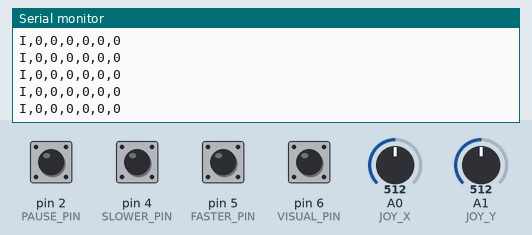
Recording of a sketch running on a simulated Arduino Uno, built with avr-gcc and run on an emulated ATmega328P. On the bench: the last lines printed to the serial monitor. The test bench sets the inputs (shaded band); at power-on: pin 2 (PAUSE_PIN), pin 4 (SLOWER_PIN), pin 5 (FASTER_PIN), pin 6 (VISUAL_PIN) HIGH, A0 (JOY_X) = 512, A1 (JOY_Y) = 512.

Above: at 1.2 s.
1.3 s: A0 (JOY_X) set to 716
At 1.8 s:
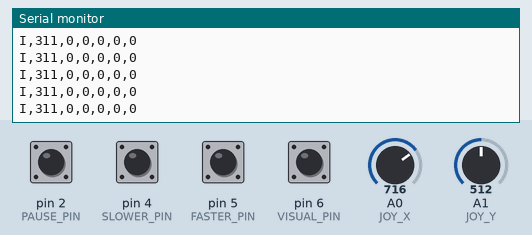
2.8 s: A1 (JOY_Y) set to 716
At 3.6 s:
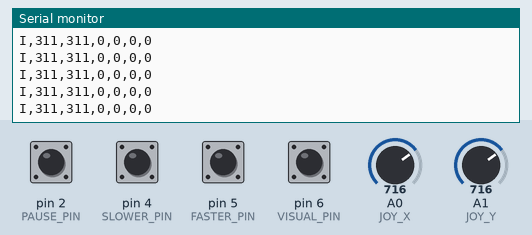

Measured:
- after the input at 1.3 s, the serial monitor: prints a new line at once (image 1)
- after the input at 2.8 s, the serial monitor: prints a new line at once (image 2)

The sketch:

ZenPongController.ino
```cpp
// Read controller inputs and drive the passive buzzer.
// VRx=A0, VRy=A1, SW=D2, slower=D4, faster=D5, visual=D6, buzzer=D8.
#include <Arduino.h>
#include <stdlib.h>
#include <string.h>

const uint8_t JOY_X=A0, JOY_Y=A1, PAUSE_PIN=2, SLOWER_PIN=4;
const uint8_t FASTER_PIN=5, VISUAL_PIN=6, BUZZER_PIN=8;
const unsigned long WATCHDOG_MS=1500;
int centerX=512,centerY=512;
bool hostSeen=false;
unsigned long lastHost=0, lastInput=0, lastReady=0;
char command[64]; uint8_t commandLength=0; bool overflow=false;

// Use internal pull-ups and accept a new state after 25 ms of stability.
struct Button {
  uint8_t pin; bool raw=false, stable=false; unsigned long changedAt=0;
  explicit Button(uint8_t p):pin(p) {}
  void begin() { pinMode(pin,INPUT_PULLUP); raw=stable=digitalRead(pin)==LOW; }
  void update(unsigned long now) {
    bool value=digitalRead(pin)==LOW;
    if(value!=raw) { raw=value; changedAt=now; }
    if(now-changedAt>=25) stable=raw;
  }
};
Button pauseButton(PAUSE_PIN), slowerButton(SLOWER_PIN), fasterButton(FASTER_PIN), visualButton(VISUAL_PIN);

void stopOutputs() { noTone(BUZZER_PIN); }
bool number(const char* text,long& result) {
  if(!text||!*text) return false;
  char* end; result=strtol(text,&end,10); return *end=='\0';
}
// H: heartbeat; S: screen state; T: frequency and duration.
void receive(char* line) {
  char* save=NULL;
  char* tag=strtok_r(line,",",&save);
  if(!tag) return;
  char* a=strtok_r(NULL,",",&save);
  char* b=strtok_r(NULL,",",&save);
  char* extra=strtok_r(NULL,",",&save);
  bool valid=false; long x=0,y=0;
  if(!strcmp(tag,"H")&&!a) valid=true;
  else if(!strcmp(tag,"S")&&a&&!b) {
    if(!strcmp(a,"PLAY")||!strcmp(a,"PAUSE")||!strcmp(a,"TITLE")) {
      stopOutputs(); valid=true;
    }
  } else if(!strcmp(tag,"T")&&!extra&&number(a,x)&&number(b,y)) {
    if(x>=0&&x<=5000&&y>=0&&y<=2000) {
      if(x==0||y==0) noTone(BUZZER_PIN);
      else tone(BUZZER_PIN,(unsigned int)x,(unsigned long)y);
      valid=true;
    }
  }
  if(valid) { lastHost=millis(); hostSeen=true; }
}
// Use a +/-65 dead zone and normalize each axis to -1000..1000.
int readAxis(uint8_t pin,int center) {
  int delta=analogRead(pin)-center;
  const int deadzone=65;
  if(abs(delta)<=deadzone) return 0;
  int extent=delta>0?1023-center:center;
  long value=(long)(abs(delta)-deadzone)*1000/max(1,extent-deadzone);
  return (delta>0?1:-1)*(int)constrain(value,0L,1000L);
}
void setup() {
  pinMode(BUZZER_PIN,OUTPUT); stopOutputs();
  pauseButton.begin(); slowerButton.begin(); fasterButton.begin();visualButton.begin();
  // Keep the stick centered; average 32 samples to calibrate both axes.
  long sumX=0,sumY=0;
  for(uint8_t i=0;i<32;i++) { sumX+=analogRead(JOY_X);sumY+=analogRead(JOY_Y);delay(2); }
  centerX=constrain(sumX/32,200L,823L);
  centerY=constrain(sumY/32,200L,823L);
  Serial.begin(115200); Serial.println(F("READY,ZENPONG,3"));
}
void loop() {
  unsigned long now=millis();
  pauseButton.update(now); slowerButton.update(now); fasterButton.update(now);visualButton.update(now);
  // Bound serial input work so button and watchdog updates keep running.
  for(uint8_t n=0;n<48 && Serial.available();n++) {
    char c=(char)Serial.read();
    if(c=='\r') continue;
    if(c=='\n') {
      if(!overflow) { command[commandLength]='\0'; receive(command); }
      commandLength=0; overflow=false;
    } else if(commandLength<sizeof(command)-1 && !overflow) command[commandLength++]=c;
    else overflow=true;
  }
  // Refresh time after command handling before checking the watchdog.
  now=millis();
  if(hostSeen && now-lastHost>WATCHDOG_MS) {
    // Stop the buzzer after 1.5 seconds without a valid host command.
    hostSeen=false; stopOutputs();
  }
  if(now-lastReady>=1000) { lastReady=now; Serial.println(F("READY,ZENPONG,3")); }
  // Send both axes and four button states every 20 ms.
  if(now-lastInput>=20) {
    lastInput=now;
    Serial.print(F("I,")); Serial.print(readAxis(JOY_X,centerX)); Serial.print(',');
    Serial.print(readAxis(JOY_Y,centerY)); Serial.print(',');
    Serial.print(pauseButton.stable?1:0); Serial.print(','); Serial.print(slowerButton.stable?1:0);
    Serial.print(','); Serial.print(fasterButton.stable?1:0);
    Serial.print(','); Serial.println(visualButton.stable?1:0);
  }
}
```
